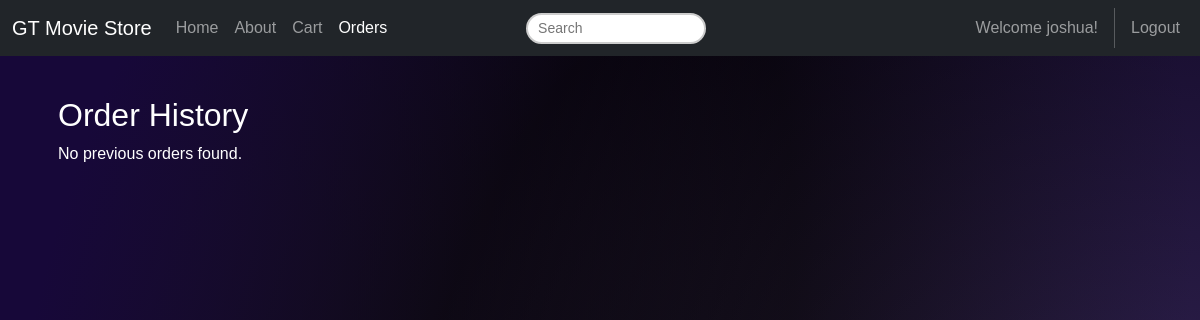
The page /cart/orders/ (signed in) on the database as committed earlier.
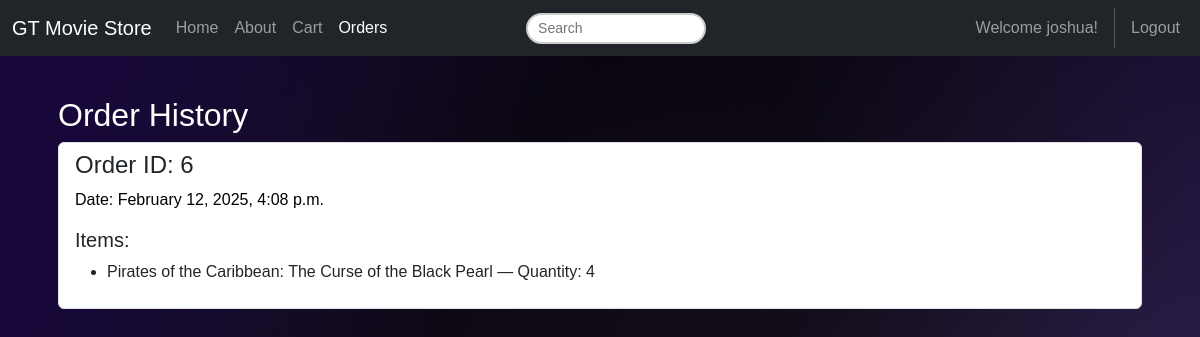
The same page on the database as committed later.
### dashboard/models.py (models this page shows, shortened)
class Order(models.Model):
    id = models.AutoField(primary_key=True)
    date = models.DateTimeField(auto_now_add=True)
    user = models.ForeignKey(User, on_delete=models.CASCADE)
    def __str__(self):
        return str(self.id) + ' - ' + str(self.user.username)

class OrderItem(models.Model):
    id = models.AutoField(primary_key=True)
    order = models.ForeignKey(Order, on_delete=models.CASCADE)
    movie = models.ForeignKey(Movie, on_delete=models.CASCADE)
    quantity = models.IntegerField(default=1)

class Movie(models.Model):
    id = models.AutoField(primary_key=True)
    title = models.CharField(max_length=100)
    description = models.TextField()
    image = models.ImageField(upload_to=movie_image_path)
    release_date = models.DateField()
    price = 16

### cart/views.py (the view)
# urls.py: path('orders/', views.orders, name='cart.orders'),
@login_required
def orders(request):
    user_orders = Order.objects.filter(user=request.user).order_by('-date')
    print(user_orders)
    return render(request, 'cart/orders.html', {'orders': user_orders})

### cart/templates/cart/orders.html
{% extends 'base.html' %}
{% block content %}
<div class="p-3">
  <h2
    style="color:white"
  >Order History</h2>
  {% if orders %}
    <div class="list-group">
      {% for order in orders %}
      <div class="list-group-item mb-3 border rounded">
        <h4>Order ID: {{ order.id }}</h4>
        <p
                style="color: black"
        >Date: {{ order.date|date:"F j, Y, g:i a" }}</p>
        <h5>Items:</h5>
        <ul>
          {% for item in order.orderitem_set.all %}
          <li>{{ item.movie.title }} — Quantity: {{ item.quantity }}</li>
          {% endfor %}
        </ul>
      </div>
      {% endfor %}
    </div>
  {% else %}
    <p>No previous orders found.</p>
  {% endif %}
</div>
{% endblock content %}

Rows that differ between the two databases and show on the page:
added Order: id "6", date "February 12, 2025, 4:08 p.m."
added OrderItem: movie "Pirates of the Caribbean: The Curse of the Black Pearl", quantity "4"
Other text that changed with them:
text no longer shown: "No previous orders found."
